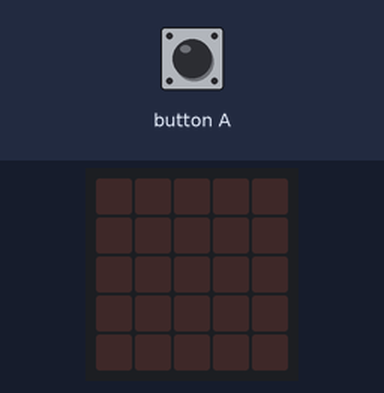
Simulated run of this program. Board: BBC micro:bit (MakeCode). On the bench: the board's 5×5 LED display. Inputs (shaded band) come from the test bench.

Above: at 1.2 s.
1.3 s: button A pressed for 0.15 s
At 1.8 s:
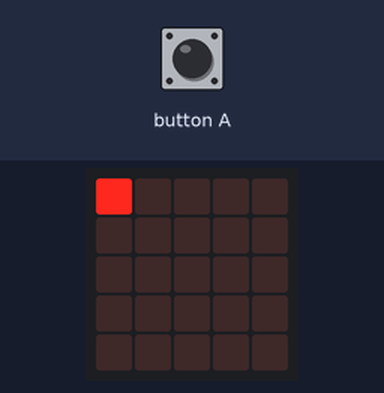
At 14.2 s:
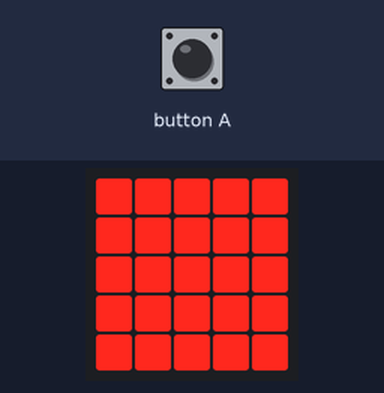
Timing chart, 0 to 15.7 s (numbered marks = the images above; inputs shaded):
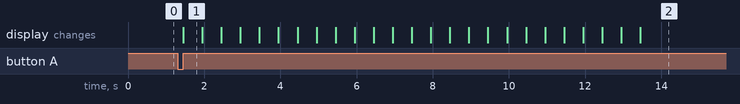

Measured:
- after the input at 1.3 s, the display: changes after 0.15 s (image 1)
- what the display in image 1 shows lasts 0.5 s, from 1.5 s to 2.0 s

The program:

main.ts
```typescript
let xvalue = 0
let yvalue = 0
input.onButtonPressed(Button.A, function () {
    basic.clearScreen()
    xvalue = 0
    yvalue = 0
    for (let index = 0; index < 3; index++) {
        for (let index = 0; index < 5; index++) {
            led.plot(xvalue, yvalue)
            basic.pause(500)
            xvalue += 1
        }
        yvalue += 1
        for (let index = 0; index < 5; index++) {
            xvalue += -1
            led.plot(xvalue, yvalue)
            basic.pause(500)
        }
        yvalue += 1
    }
})
```

test.ts
```typescript
// 在這裡測試；當此封包作為擴充功能時，將不會編譯此內容。
```
